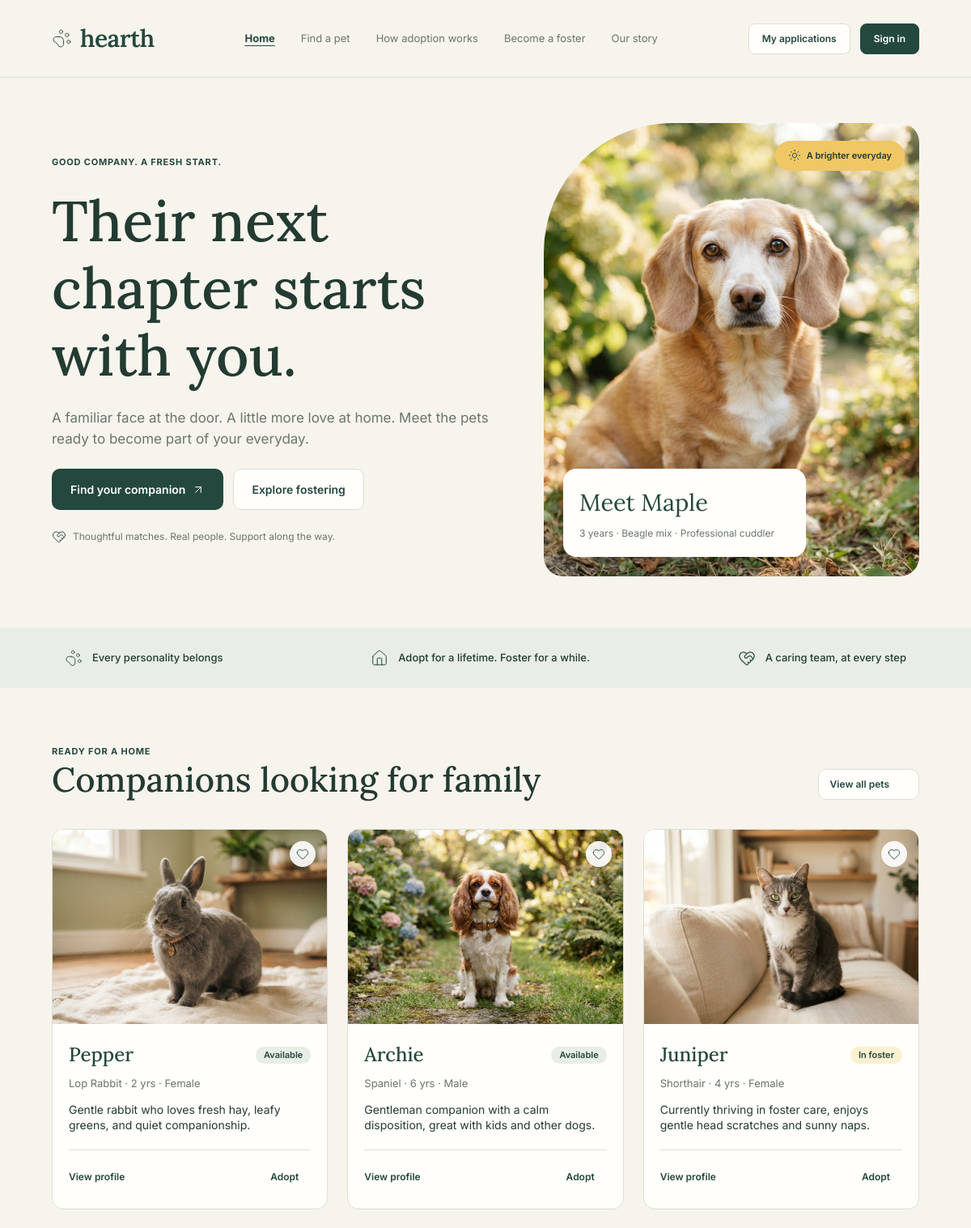
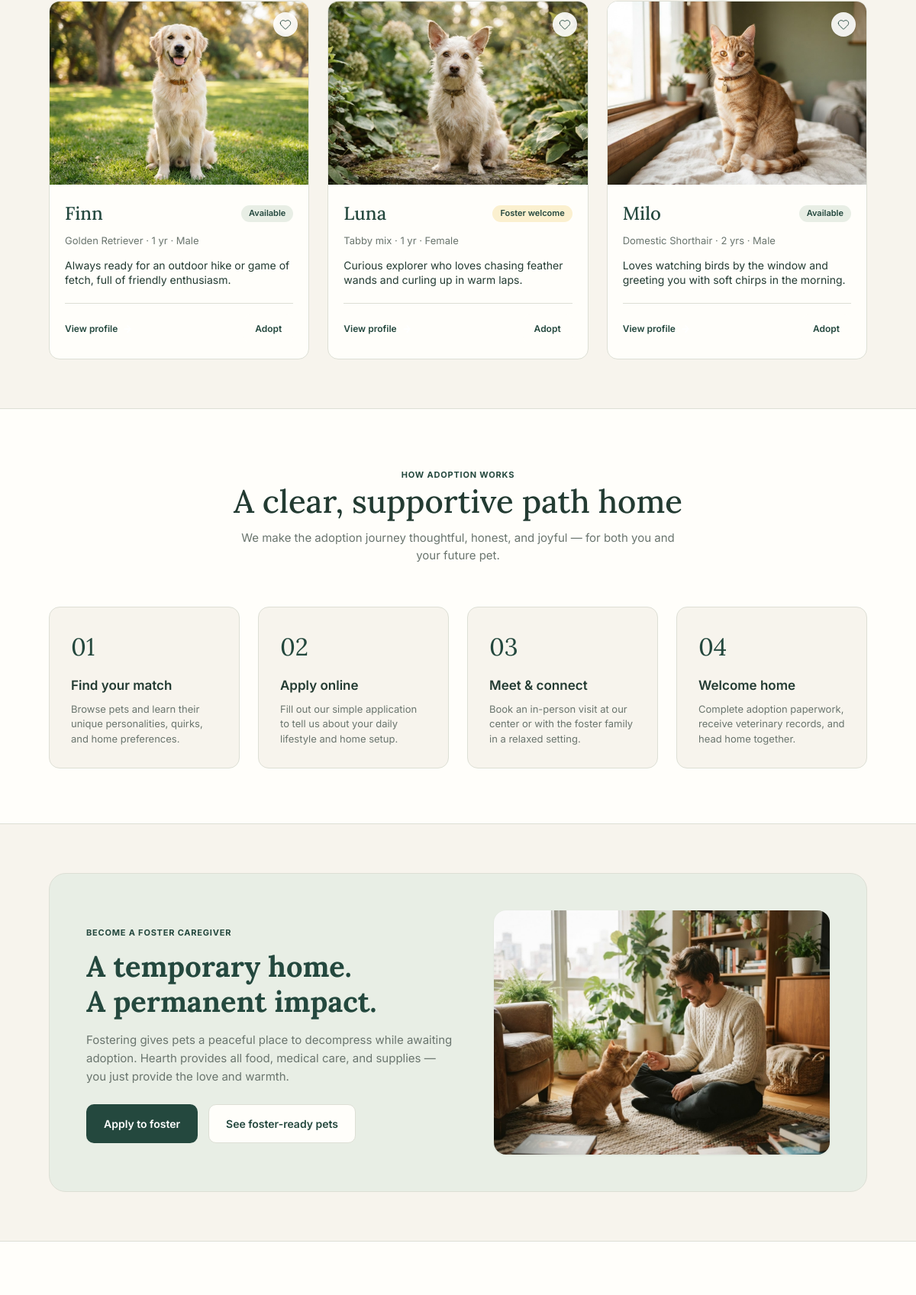
The page / (upper part) on the database its author committed (2 pictures, top to bottom).
### tables this page shows
CREATE TABLE `pet` (
  `petid` int NOT NULL,
  `created_by` int NOT NULL,
  `name` varchar(100) NOT NULL,
  `species` varchar(50) NOT NULL,
  `breed` varchar(50) NOT NULL,
  `age` int NOT NULL,
  `sex` varchar(50) NOT NULL,
  `description` varchar(255) NOT NULL,
  `photo_url` varchar(255) NOT NULL,
  `status` varchar(50) NOT NULL
);

### app/Models/Pet.php (called while the page is built, shortened)
<?php
class Pet {
    private $conn = null;
    public function __construct() {
        try {
            $database = new Database();
            $this->conn = $database->connection();
        } catch (Exception $e) {
            $this->conn = null;
        }
    }
    public function getAll($species = null, $status = null, $search = null) {
        if ($this->conn) {
            try {
                $query = "SELECT * FROM pet WHERE 1=1";
                $params = [];
                $query .= " ORDER BY petid DESC";
                $stmt = $this->conn->prepare($query);
                $stmt->execute($params);
                $results = $stmt->fetchAll(PDO::FETCH_ASSOC);
                if (!empty($results)) {
                    return $results;
                }
            } catch (Exception $e) {
            }
        }
        $list = self::$defaultPets;
        return $list;
    }
}

### app/database.php (called while the page is built, shortened)
<?php
class Database{
    private $host = "localhost";
    private $username = "root";
    private $password = "";
    private $dbname = "finaldb";
    public function connection():PDO{
        return new PDO("mysql:host=$this->host;dbname=$this->dbname",$this->username,$this->password,[
        PDO::ATTR_ERRMODE=>PDO::ERRMODE_EXCEPTION
        ]);
    }
}
?>

### index.php (the view, shortened to what this page needs)
<?php
require_once __DIR__ . '/includes/header.php';
$petModel = new Pet();
$pets = $petModel->getAll();
$featuredPets = array_slice($pets, 0, 6);
?>
<main>
    <section class="hero-section">
        <div class="hero-content">
            <span class="hero-eyebrow">Good company. A fresh start.</span>
            <h1 class="hero-title">Their next chapter starts with you.</h1>
            <p class="hero-desc">
                A familiar face at the door. A little more love at home. Meet the pets ready to become part of your everyday.
            </p>
            <div class="hero-actions">
                <a href="pets.php" class="btn btn-primary">
                    Find your companion
                    <img src="assets/images/icon-arrow-up-right.svg" alt="" style="width: 16px; height: 16px; filter: brightness(0) invert(1);">
                </a>
                <a href="#foster" class="btn btn-secondary">
                    Explore fostering
                </a>
            </div>
            <div class="hero-reassurance">
                <img src="assets/images/icon-heart-handshake.svg" alt="" style="width: 18px; height: 18px;">
                <span>Thoughtful matches. Real people. Support along the way.</span>
            </div>
        </div>
        <div class="hero-image-wrap">
            <a href="pet-profile.php?id=1">
                <img src="assets/images/hero-maple.png" alt="Maple Beagle" class="hero-portrait">
            </a>
            <div class="hero-pet-card">
                <div class="hero-pet-title">
                    <span>Meet Maple</span>
                    <a href="pet-profile.php?id=1">
                        <img src="assets/images/icon-arrow-up-right.svg" alt="" style="width: 20px; height: 20px;">
                    </a>
                </div>
                <p class="hero-pet-desc">3 years · Beagle mix · Professional cuddler</p>
            </div>
            <div class="hero-badge-sun">
                <img src="assets/images/icon-sun.svg" alt="" style="width: 16px; height: 16px;">
                <span>A brighter everyday</span>
            </div>
        </div>
    </section>
    <section class="approach-banner">
        <div class="approach-item">
            <img src="assets/images/paw-print.svg" alt="" class="approach-icon">
            <span>Every personality belongs</span>
        </div>
        <div class="approach-item">
            <img src="assets/images/icon-house.svg" alt="" class="approach-icon">
            <span>Adopt for a lifetime. Foster for a while.</span>
        </div>
        <div class="approach-item">
            <img src="assets/images/icon-heart-handshake.svg" alt="" class="approach-icon">
            <span>A caring team, at every step</span>
        </div>
    </section>
    <section class="section-wrap">
        <div class="section-header">
            <div>
                <span class="section-eyebrow">Ready for a home</span>
                <h2 class="section-title">Companions looking for family</h2>
            </div>
            <a href="pets.php" class="btn btn-secondary btn-sm">
                View all pets
                <img src="assets/images/icon-arrow-right.svg" alt="" style="width: 14px; height: 14px;">
            </a>
        </div>
        <div class="pets-grid">
            <?php foreach ($featuredPets as $pet): ?>
                <div class="pet-card">
                    <div class="pet-card-image">
                        <img src="<?php echo htmlspecialchars($pet['photo_url']); ?>" alt="<?php echo htmlspecialchars($pet['name']); ?>" onerror="this.src='assets/images/pet-maple.png'">
                        <div class="pet-card-heart" title="Save to favorites">
                            <img src="assets/images/icon-heart.svg" alt="Heart" style="width: 16px; height: 16px;">
                        </div>
                    </div>
                    <div class="pet-card-content">
                        <div class="pet-card-header">
                            <h3 class="pet-card-name"><?php echo htmlspecialchars($pet['name']); ?></h3>
                            <?php
                                $statusClass = 'badge-available';
                                if (stripos($pet['status'], 'foster') !== false) {
                                    $statusClass = 'badge-foster';
                                }
                            ?>
                            <span class="badge <?php echo $statusClass; ?>">
                                <?php echo htmlspecialchars($pet['status']); ?>
                            </span>
                        </div>
                        <p class="pet-card-facts">
                            <?php echo htmlspecialchars($pet['breed'] . ' · ' . $pet['age'] . ' ' . ($pet['age'] == 1 ? 'yr' : 'yrs') . ' · ' . $pet['sex']); ?>
                        </p>
                        <p class="pet-card-desc">
                            <?php echo htmlspecialchars(mb_strimwidth($pet['description'], 0, 95, '...')); ?>
                        </p>
                        <div class="pet-card-footer">
                            <a href="pet-profile.php?id=<?php echo $pet['petid']; ?>" class="pet-card-link">
                                View profile
                                <img src="assets/images/icon-arrow-right.svg" alt="" style="width: 14px; height: 14px;">
                            </a>
                            <a href="apply.php?id=<?php echo $pet['petid']; ?>&type=adopt" class="btn btn-nav btn-sm">
                                Adopt
                            </a>
                        </div>
                    </div>
                </div>
            <?php endforeach; ?>
        </div>
    </section>
    <section id="how-it-works" style="background-color: #fffefa; border-top: 1px solid var(--border-light); border-bottom: 1px solid var(--border-light); padding: 72px 64px;">
        <div style="max-width: var(--max-width); margin: 0 auto;">
            <div style="text-align: center; max-width: 600px; margin: 0 auto 56px;">
                <span class="section-eyebrow">How adoption works</span>
                <h2 class="section-title">A clear, supportive path home</h2>
                <p style="color: var(--text-muted); font-size: 15px; margin-top: 12px;">
                    We make the adoption journey thoughtful, honest, and joyful — for both you and your future pet.
                </p>
            </div>
            <div style="display: grid; grid-template-columns: repeat(4, 1fr); gap: 24px;">
                <div style="background: var(--bg-page); border: 1px solid var(--border-light); border-radius: 14px; padding: 28px;">
                    <span style="font-size: 32px; font-family: var(--font-serif); color: var(--text-dark); display: block; margin-bottom: 14px;">01</span>
                    <h3 style="font-size: 17px; font-weight: 600; color: var(--text-heading); margin-bottom: 8px;">Find your match</h3>
                    <p style="font-size: 13px; color: var(--text-muted); line-height: 1.5;">Browse pets and learn their unique personalities, quirks, and home preferences.</p>
                </div>
                <div style="background: var(--bg-page); border: 1px solid var(--border-light); border-radius: 14px; padding: 28px;">
                    <span style="font-size: 32px; font-family: var(--font-serif); color: var(--text-dark); display: block; margin-bottom: 14px;">02</span>
                    <h3 style="font-size: 17px; font-weight: 600; color: var(--text-heading); margin-bottom: 8px;">Apply online</h3>
                    <p style="font-size: 13px; color: var(--text-muted); line-height: 1.5;">Fill out our simple application to tell us about your daily lifestyle and home setup.</p>
                </div>
                <div style="background: var(--bg-page); border: 1px solid var(--border-light); border-radius: 14px; padding: 28px;">
                    <span style="font-size: 32px; font-family: var(--font-serif); color: var(--text-dark); display: block; margin-bottom: 14px;">03</span>
                    <h3 style="font-size: 17px; font-weight: 600; color: var(--text-heading); margin-bottom: 8px;">Meet & connect</h3>
                    <p style="font-size: 13px; color: var(--text-muted); line-height: 1.5;">Book an in-person visit at our center or with the foster family in a relaxed setting.</p>
                </div>
                <div style="background: var(--bg-page); border: 1px solid var(--border-light); border-radius: 14px; padding: 28px;">
                    <span style="font-size: 32px; font-family: var(--font-serif); color: var(--text-dark); display: block; margin-bottom: 14px;">04</span>
                    <h3 style="font-size: 17px; font-weight: 600; color: var(--text-heading); margin-bottom: 8px;">Welcome home</h3>
                    <p style="font-size: 13px; color: var(--text-muted); line-height: 1.5;">Complete adoption paperwork, receive veterinary records, and head home together.</p>
                </div>
            </div>
        </div>
    </section>
    <section id="foster" class="section-wrap">
        <div style="background: var(--bg-subtle); border: 1px solid var(--border-light); border-radius: 22px; padding: 48px; display: flex; align-items: center; gap: 48px;">
            <div style="flex: 1;">
                <span class="section-eyebrow">Become a foster caregiver</span>
                <h2 style="font-family: var(--font-serif); font-size: 38px; color: var(--text-dark); line-height: 1.2; margin: 12px 0 16px;">
                    A temporary home.<br>A permanent impact.
                </h2>
                <p style="color: var(--text-muted); font-size: 15px; line-height: 1.6; margin-bottom: 24px;">
                    Fostering gives pets a peaceful place to decompress while awaiting adoption. Hearth provides all food, medical care, and supplies — you just provide the love and warmth.
                </p>
                <div style="display: flex; gap: 14px;">
                    <a href="apply.php?type=foster" class="btn btn-primary">
                        Apply to foster
                    </a>
                    <a href="pets.php?filter=foster" class="btn btn-secondary">
                        See foster-ready pets
                    </a>
                </div>
            </div>
            <div style="width: 440px; height: 320px; border-radius: 16px; overflow: hidden; flex-shrink: 0; box-shadow: var(--shadow-sm);">
                <img src="assets/images/foster-home.png" alt="Foster at home" style="width: 100%; height: 100%; object-fit: cover;">
            </div>
        </div>
    </section>
    <section id="story" style="background: var(--bg-card); border-top: 1px solid var(--border-light); padding: 72px 64px;">
    </section>
</main>
<?php require_once __DIR__ . '/includes/footer.php'; ?>

### rows shown on the page
pet: photo_url (picture), name "Pepper", status "Available", breed+age+sex "Lop Rabbit · 2 yrs · Female", description "Gentle rabbit who loves fresh hay, leafy greens, and quiet companionship."
pet: photo_url (picture), name "Archie", status "Available", breed+age+sex "Spaniel · 6 yrs · Male", description "Gentleman companion with a calm disposition, great with kids and other dogs."
pet: photo_url (picture), name "Juniper", status "In foster", breed+age+sex "Shorthair · 4 yrs · Female", description "Currently thriving in foster care, enjoys gentle head scratches and sunny naps."
pet: photo_url (picture), name "Finn", status "Available", breed+age+sex "Golden Retriever · 1 yr · Male", description "Always ready for an outdoor hike or game of fetch, full of friendly enthusiasm."
pet: photo_url (picture), name "Luna", status "Foster welcome", breed+age+sex "Tabby mix · 1 yr · Female", description "Curious explorer who loves chasing feather wands and curling up in warm laps."
pet: photo_url (picture), name "Milo", status "Available", breed+age+sex "Domestic Shorthair · 2 yrs · Male", description "Loves watching birds by the window and greeting you with soft chirps in the morning."
